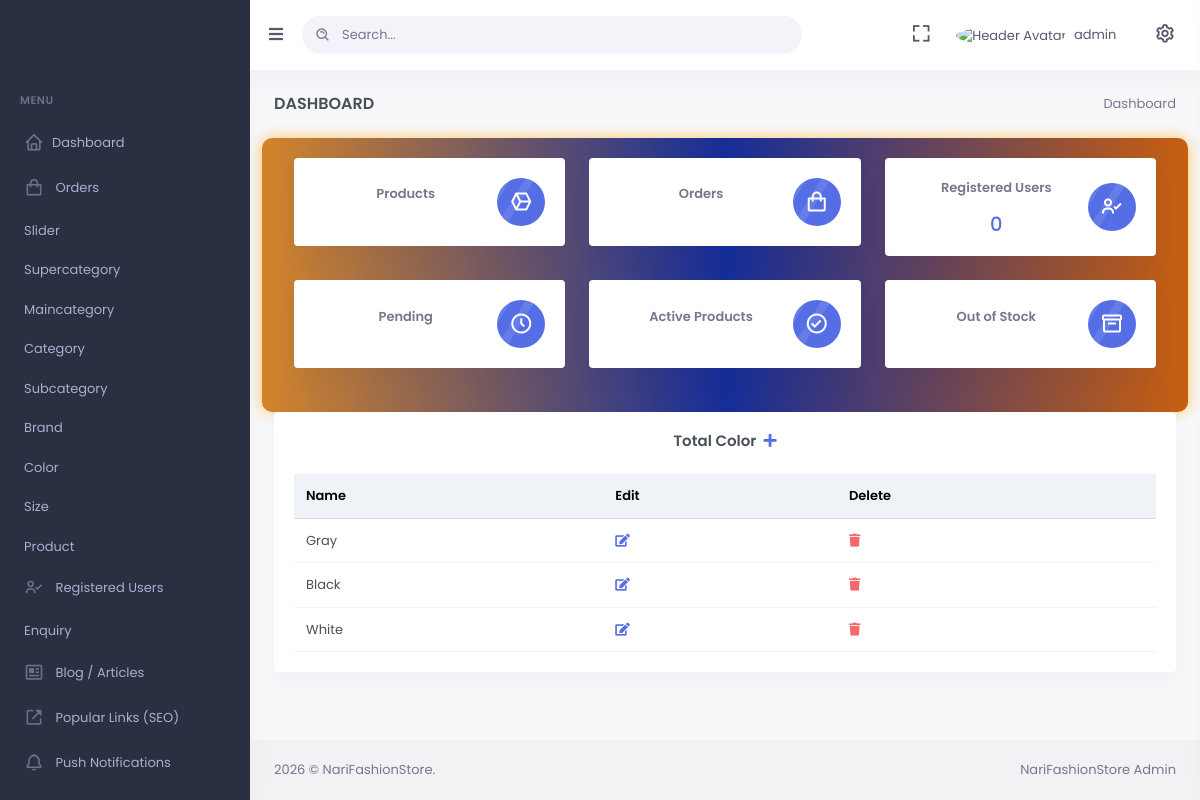
Page /color/ (signed in) on the committed database.
### mainApp/models.py (models this page shows, shortened)
class Color(models.Model):
    id = models.AutoField(primary_key=True)
    name = models.CharField(max_length=200, unique=True)

### mainApp/backend.py (the view)
# urls.py: path('color/',backend.color_page),
@login_required(login_url='/admin-login/')
@user_passes_test(is_superuser, login_url='/admin-login/')
def color_page(Request):
    if not Request.user.is_superuser:
        return HttpResponseForbidden("You don't have permission to access this page.")
    else:
        color=Color.objects.all().order_by('id').reverse()
        return render(Request,'backend/color.html',{'color':color})

### mainApp/templates/backend/color.html (shortened to what this page needs)
{% extends 'backend/index.html' %}
{% load static %}
{% block body %}
<div class="row">
    <div class="col-lg-12">
        <div class="card">
            <div class="card-body">
                <h4 class="card-title mb-4 text-center">
                    Total Color
                    <span><a href="/add-color"> &nbsp;<i class="fa fa-plus" aria-hidden="true"></i></a></span>
                </h4>
                <div class="table-responsive">
                    <table class="table align-middle table-nowrap mb-0" id="productTable">
                        <thead class="table-light">
                            <tr>
                                <th class="align-middle">Name</th>
                                <th>Edit</th>
                                <th>Delete</th>
                            </tr>
                        </thead>
                        <tbody>
                            {% for item in color %}
                            <tr>
                                <td>
                                    {{ item.name }}
                                </td>
                                <td>
                                    <a href="/update-color/{{ item.id }}"><i class="fa fa-edit"></i></a>
                                </td>
                                <td>
                                    <a href="#" onclick="confirmDelete('{{ item.id }}')">
                                        <i class="fa fa-trash text-danger"></i>
                                    </a>
                                </td>
                            </tr>
                            {% endfor %}
                        </tbody>
                    </table>
                </div>
            </div>
        </div>
    </div>
</div>
{% endblock %}

### mainApp/templates/backend/index.html (shortened to what this page needs)
{% load static %}
<!doctype html>
<html lang="en">
<head>
    <link rel="stylesheet" href="https://cdnjs.cloudflare.com/ajax/libs/font-awesome/4.7.0/css/font-awesome.min.css">
    <link href="{%static 'admin-assets/css/bootstrap.min.css'%}" rel="stylesheet" type="text/css" />
    <link href="{%static 'admin-assets/css/icons.min.css'%}" rel="stylesheet" type="text/css" />
    <link href="{%static 'admin-assets/css/app.min.css'%}" rel="stylesheet" type="text/css" />
<body data-sidebar="dark" data-layout-mode="light">
    <div id="layout-wrapper">
        <header id="page-topbar">
            <div class="navbar-header">
                <div class="d-flex">
                    <div class="navbar-brand-box">
                        <a href="/" target="_blank" class="logo logo-light">
                        </a>
                    </div>
                    <button type="button" class="btn btn-sm px-3 font-size-16 header-item waves-effect"
                        id="vertical-menu-btn">
                        <i class="fa fa-fw fa-bars"></i>
                    </button>
                    <form class="app-search d-none d-lg-block" method="post" action="/admin-search/">
                        <div class="position-relative">
                            <input type="text" class="form-control" placeholder="Search..." id="searchInput" name="name" value="{{ search_query }}">
                            <span class="bx bx-search-alt"></span>
                        </div>
                    </form>
                </div>
                <div class="d-flex">
                    <div class="dropdown d-none d-lg-inline-block ms-1">
                        <button type="button" class="btn header-item noti-icon waves-effect"
                            data-bs-toggle="fullscreen">
                            <i class="bx bx-fullscreen"></i>
                        </button>
                    </div>
                    <div class="dropdown d-inline-block">
                        <button type="button" class="btn header-item waves-effect" id="page-header-user-dropdown"
                            data-bs-toggle="dropdown" aria-haspopup="true" aria-expanded="false">
                            <img class="rounded-circle sheader-profile-user"
                                src="{%static 'images/255dmYMPtjS23fvgqcrfDDjvhXzI45RRu71Elpai.jpg'%}" style="height:30px"alt="Header Avatar">
                            <span class="d-none d-xl-inline-block ms-1" key="t-henry">{{request.user.username}}</span>
                            <i class="mdi mdi-chevron-down d-none d-xl-inline-block"></i>
                        </button>
                    </div>
                    <div class="dropdown d-inline-block">
                        <button type="button" class="btn header-item noti-icon right-bar-toggle waves-effect">
                            <i class="bx bx-cog bx-spin"></i>
                        </button>
                    </div>
                </div>
            </div>
        </header>
        <div class="vertical-menu">
            <div data-simplebar class="h-100">
                <div id="sidebar-menu">
                    <ul class="metismenu list-unstyled" id="side-menu">
                        <li class="menu-title" key="t-menu">Menu</li>
                        <li> <a href="/admin-dashboard"><i class="bx bx-home"></i>Dashboard </a></li>
                        <li> <a href="/admin-order/"><i class="bx bx-shopping-bag"></i> Orders </a></li>
                        <li> <a href="/slider"> Slider </a></li>
                        <li> <a href="/supercategory"> Supercategory </a></li>
                        <li> <a href="/maincategory"> Maincategory </a></li>
                        <li> <a href="/category"> Category </a></li>
                        <li> <a href="/subcategory"> Subcategory </a></li>
                        <li> <a href="/brand"> Brand </a></li>
                        <li> <a href="/color"> Color </a></li>
                        <li> <a href="/size"> Size </a></li>
                        <li> <a href="/product"> Product </a></li>
                        <li> <a href="/admin-buyer/"><i class="bx bx-user-check"></i> Registered Users</a></li>
                        <li> <a href="/admin-enquiry">Enquiry</a></li>
                        <li> <a href="/admin-blog"><i class="bx bx-news"></i> Blog / Articles</a></li>
                        <li> <a href="/popular-links/"><i class="bx bx-link-external"></i> Popular Links (SEO)</a></li>
                        <li> <a href="/admin-notifications/"><i class="bx bx-bell"></i> Push Notifications</a></li>
                        <li> <a href="/gallery">Gallery</a></li>
                    </ul>
                </div>
            </div>
        </div>
        <div class="main-content">
            <div class="page-content">
                <div class="container-fluid">
                    <div class="row">
                        <div class="col-12">
                            <div class="page-title-box d-sm-flex align-items-center justify-content-between">
                                <h4 class="mb-sm-0 font-size-18">Dashboard</h4>
                                <div class="page-title-right">
                                    <ol class="breadcrumb m-0">
                                        <li class="breadcrumb-item active">Dashboard</li>
                                    </ol>
                                </div>
                            </div>
                        </div>
                    </div>
                    <div class="row glowing-voucher">
                        <div class="col-md-4">
                            <a href="/admin-products/all">
                                <div class="card mini-stats-wid">
                                    <div class="card-body">
                                        <div class="d-flex align-items-center">
                                            <div class="flex-grow-1">
                                                <p class="text-muted fw-bold text-center">Products</p>
                                            </div>
                                            <div class="flex-shrink-0">
                                                <div class="mini-stat-icon avatar-sm rounded-circle bg-success">
                                                    <span class="avatar-title">
                                                        <i class="bx bx-cube-alt font-size-24"></i>
                                                    </span>
                                                </div>
                                            </div>
                                        </div>
                                    </div>
                                </div>
                            </a>
                        </div>
                        <div class="col-md-4">
                            <a href="/admin-order">
                                <div class="card mini-stats-wid">
                                    <div class="card-body">
                                        <div class="d-flex align-items-center">
                                            <div class="flex-grow-1">
                                                <p class="text-muted fw-bold text-center">Orders</p>
                                            </div>
                                            <div class="flex-shrink-0">
                                                <div class="mini-stat-icon avatar-sm rounded-circle bg-warning">
                                                    <span class="avatar-title">
                                                        <i class="bx bx-shopping-bag font-size-24"></i>
                                                    </span>
                                                </div>
                                            </div>
                                        </div>
                                    </div>
                                </div>
                            </a>
                        </div>
                        <div class="col-md-4">
                            <a href="/admin-buyer/">
                                <div class="card mini-stats-wid">
                                    <div class="card-body">
                                        <div class="d-flex align-items-center">
                                            <div class="flex-grow-1">
                                                <p class="text-muted fw-bold text-center">Registered Users</p>
                                                <h4 class="mb-0 text-center">{{ buyer_count|default:"0" }}</h4>
                                            </div>
                                            <div class="flex-shrink-0">
                                                <div class="mini-stat-icon avatar-sm rounded-circle bg-info">
                                                    <span class="avatar-title">
                                                        <i class="bx bx-user-check font-size-24"></i>
                                                    </span>
                                                </div>
                                            </div>
                                        </div>
                                    </div>
                                </div>
                            </a>
                        </div>
                        <div class="col-md-4">
                            <a href="/admin-filter-product-by-status/Pending">
                                <div class="card mini-stats-wid">
                                    <div class="card-body">
                                        <div class="d-flex align-items-center">
                                            <div class="flex-grow-1">
                                                <p class="text-muted fw-bold text-center">Pending</p>
                                            </div>
                                            <div class="flex-shrink-0">
                                                <div class="mini-stat-icon avatar-sm rounded-circle bg-danger">
                                                    <span class="avatar-title">
                                                        <i class="bx bx-time-five font-size-24"></i>
                                                    </span>
                                                </div>
                                            </div>
                                        </div>
                                    </div>
                                </div>
                            </a>
                        </div>
                        <div class="col-md-4">
                            <a href="/admin-filter-product-by-status/Done">
                                <div class="card mini-stats-wid">
                                    <div class="card-body">
                                        <div class="d-flex align-items-center">
                                            <div class="flex-grow-1">
                                                <p class="text-muted fw-bold text-center">Active Products</p>
                                            </div>
                                            <div class="flex-shrink-0">
                                                <div class="mini-stat-icon avatar-sm rounded-circle bg-primary">
                                                    <span class="avatar-title">
                                                        <i class="bx bx-check-circle font-size-24"></i>
                                                    </span>
                                                </div>
                                            </div>
                                        </div>
                                    </div>
                                </div>
                            </a>
                        </div>
                        <div class="col-md-4">
                            <a href="/admin-filter-product-by-stock">
                                <div class="card mini-stats-wid">
                                    <div class="card-body">
                                        <div class="d-flex align-items-center">
                                            <div class="flex-grow-1">
                                                <p class="text-muted fw-bold text-center">Out of Stock</p>
                                            </div>
                                            <div class="flex-shrink-0">
                                                <div class="mini-stat-icon avatar-sm rounded-circle bg-secondary">
                                                    <span class="avatar-title">
                                                        <i class="bx bx-box font-size-24"></i>
                                                    </span>
                                                </div>
                                            </div>
                                        </div>
                                    </div>
                                </div>
                            </a>
                        </div>
                    </div>
                    {%block body%}{%endblock%}
            <footer class="footer">
                <div class="container-fluid">
                    <div class="row">
                        <div class="col-sm-6">
                            <script>document.write(new Date().getFullYear())</script> © NariFashionStore.
                        </div>
                        <div class="col-sm-6">
                            <div class="text-sm-end d-none d-sm-block">
                                <span>NariFashionStore Admin</span>
                            </div>
                        </div>
                    </div>
                </div>
            </footer>
        </div>
    </div>
</body>
</html>

### rows in the picture
Color: name "Gray"
Color: name "Black"
Color: name "White"

### other values in the picture
{{ request.user.username }} "admin"
{{ buyer_count|default:"0" }} "0"
